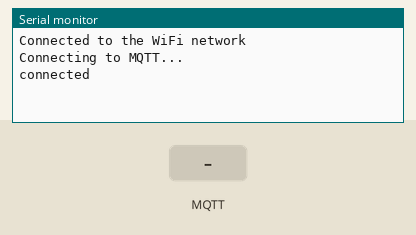
Recording of a sketch running on a simulated Arduino MKR. Parts: the last lines printed to the serial monitor. Inputs (shaded band) come from the test bench. WiFi joins after 1.5 s; servers stay silent unless stated; no MQTT or app messages arrive unless stated.

Above: at 2.7 s.
2.8 s: MQTT message "1" arrives on the first subscribed topic
At 4.0 s:
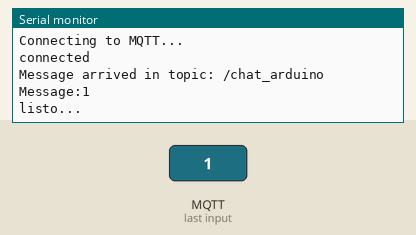
4.3 s: MQTT message "on" arrives on the first subscribed topic
At 5.1 s:
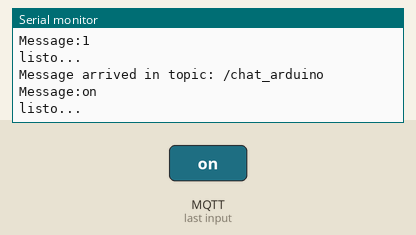
5.8 s: MQTT message "off" arrives on the first subscribed topic
At 6.2 s:
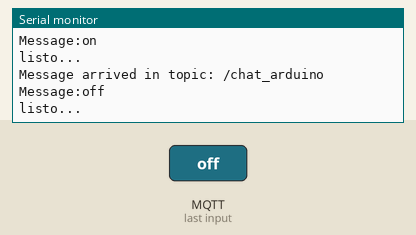

The sketch:

TP6EJ1.ino
```cpp
/* 1. Para el primer ejemplo debemos subscribirnos al tópico chat_arduino, escuchar todos los mensaje que ahí se publican.*/

#include "WiFi101.h"
#include <PubSubClient.h>

const char* ssid = "Alumnos";
const char* password =  "alumnosfcyt";

const char* mqttServer = "postman.cloudmqtt.com";
const int mqttPort = 16525;
const char* mqttUser = "bjirkdcw";
const char* mqttPassword = "5o-xAF1XrS7S";

WiFiClient espClient;
PubSubClient client(espClient);


void setup() {
  // put your setup code here, to run once:
  Serial.begin(9600);
  WiFi.begin(ssid, password);

  while (WiFi.status() != WL_CONNECTED) {
    delay(500);
    Serial.println("Connecting to WiFi..");
  }

  Serial.println("Connected to the WiFi network");

  client.setServer(mqttServer, mqttPort);
  client.setCallback(callback);

  while (!client.connected()) {
    Serial.println("Connecting to MQTT...");

    if (client.connect("ESP8266Client", mqttUser, mqttPassword )) {

      Serial.println("connected");

    } else {

      Serial.print("failed with state ");
      Serial.print(client.state());
      delay(2000);

    }
  }
//  client.publish("esp/test", "Hola mundo desde MQTT :)");
  client.subscribe("/chat_arduino");
}

void loop() {
  // put your main code here, to run repeatedly:
  client.loop();

  //lectura desde sensor
//  int valor = 15;
//  String msg = String(valor);
//  char msg_valor[10];
//  msg.toCharArray(msg_valor, 10);
//  client.publish("esp/temperatura", msg_valor);
//
}

void callback(char* topic, byte* payload, unsigned int length) {

  Serial.print("Message arrived in topic: ");
  Serial.println(topic);

  Serial.print("Message:");
  for (int i = 0; i < length; i++) {
    Serial.print((char)payload[i]);
  }

  Serial.println();
  Serial.println("listo...");

}
```

Measured:
- after the input at 2.8 s, the serial monitor: prints a new line at once (image 1)
- after the input at 4.3 s, the serial monitor: prints a new line at once (image 2)
- after the input at 5.8 s, the serial monitor: prints a new line at once (image 3)
